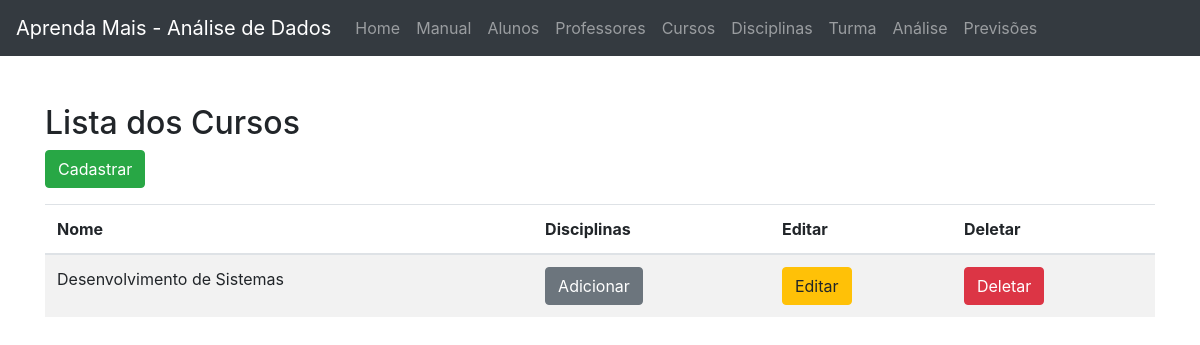
Page /Browser/Template/curso.php on the earlier database version.
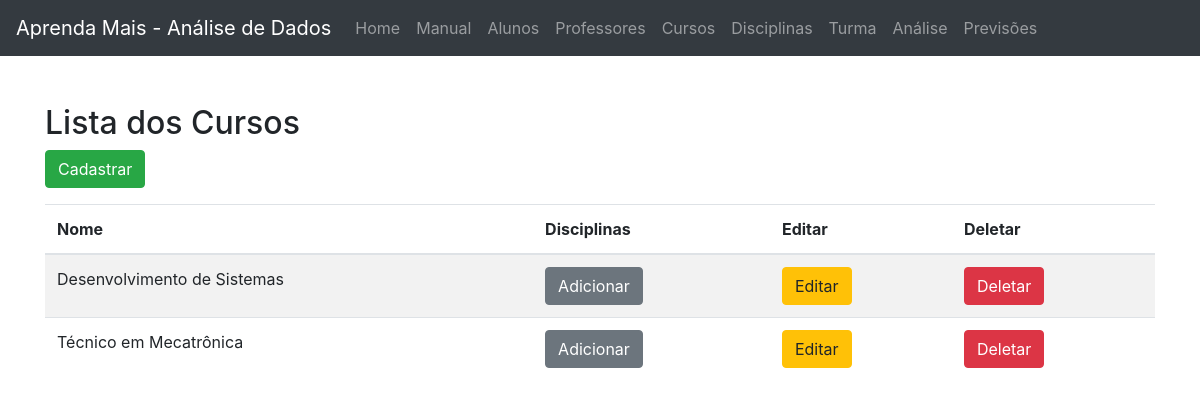
Same page on the later database version.
### tables this page shows
CREATE TABLE `curso` (
  `idcurso` int(11) NOT NULL,
  `nome` varchar(45) NOT NULL,
  `idinstituicao` int(11) DEFAULT NULL
);

### Browser/Model/curso.php (called while the page is built, shortened)
<?php
require_once('conexao.php');
class Curso
{
    private $conn;
    public function __construct()
    {
        $dataBase = new dataBase();
        $this->conn = $dataBase->dbConnection();
    }
    public function runQuery($sql)
    {
        $stmt = $this->conn->prepare($sql);
        return $stmt;
    }
    }
?>

### Browser/Model/conexao.php (called while the page is built, shortened)
<?php
    class dataBase{
        private $userName = "root";
        private $senha = "";
        public function dbConnection(){
            $this->conn = null;
            try{
                $this->conn = new PDO('mysql:host=localhost; dbname=aprendendoMaisPhp; port=3306', $this->userName, $this->senha);
                $this->conn->setAttribute(PDO::ATTR_ERRMODE, PDO::ERRMODE_EXCEPTION);
            }catch(PDOException $e){
                echo $e->getMessage();
            }
            return $this->conn;
        }
    }
?>

### Browser/Template/curso.php (the view, shortened to what this page needs)
<?php
    require_once('../Model/curso.php');
    $objCurso = new Curso();
?>
<!DOCTYPE html>
<html lang="pt-br">
<head>
    <link rel="stylesheet" href="https://cdn.jsdelivr.net/npm/bootstrap@4.6.2/dist/css/bootstrap.min.css">
</head>
<body>
<?php
  include('navegacao.php');
?>
<div class="container">
  <h2>Lista dos Cursos</h2>
  <p>
    <button type="button" class="btn btn-success">
      <a data-toggle="modal"
      data-target="#myModalCadastrar">Cadastrar</a></button>
  </p>
  <table class="table table-striped">
    <thead>
      <tr>
        <th>Nome</th>
        <th>Disciplinas</th>
        <th>Editar</th>
        <th>Deletar</th>
      </tr>
    </thead>
    <tbody>
      <?php
        $query = "SELECT * FROM curso";
        $stmt = $objCurso->runQuery($query);
        $stmt->execute();
        while($objCurso = $stmt->fetch(PDO::FETCH_ASSOC)){
      ?>
            <tr>
              <td><?php echo($objCurso['nome']); ?></td>
              <td>
                  <button type="button" class="btn btn-secondary"
                  data-toggle="modal"
                  data-target="#myModalDisciplina"
                  data-id="<?php echo($objCurso['idcurso']);?>"
                  data-nome="<?php echo($objCurso['nome']);?>"
                  >Adicionar</button>
              </td>
              <td>
                  <button type="button" class="btn btn-warning"
                  data-toggle="modal"
                  data-target="#myModalEditar"
                  data-id="<?php echo($objCurso['idcurso']);?>"
                  data-nome="<?php echo($objCurso['nome']);?>"
                  >Editar</button>
              </td>
              <td>
                  <button type="button" class="btn btn-danger"
                  data-toggle="modal" data-target="#myModalDeletar"
                  data-id="<?php echo($objCurso['idcurso']);?>"
                  data-nome="<?php echo($objCurso['nome']);?>"
                  >Deletar</button>
              </td>
            </tr>
      <?php
        }
      ?>
    </tbody>
  </table>
</div>
</body>
</html>

Differences in the rows shown:
added curso: nome "Técnico em Mecatrônica"
